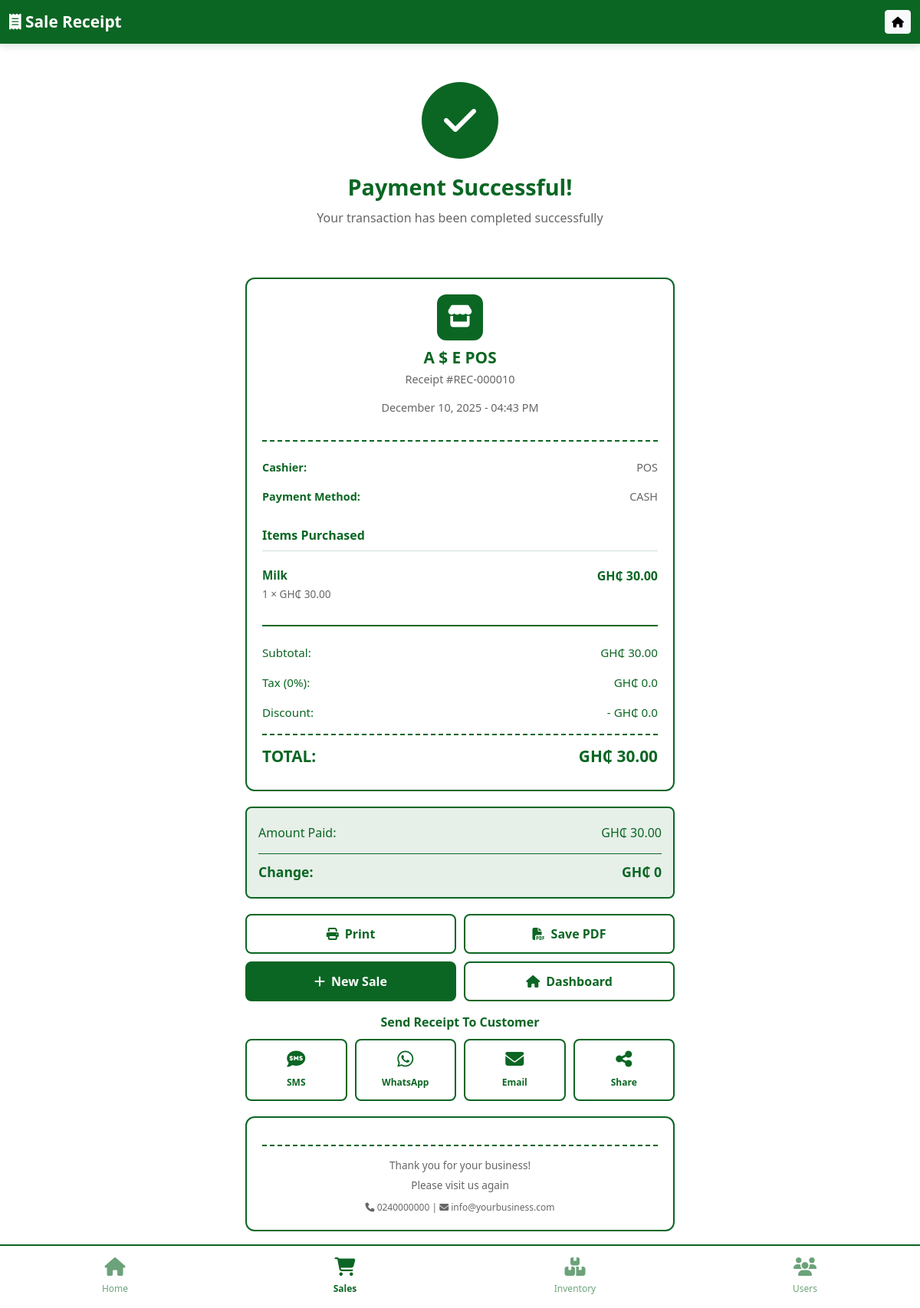
/sales/receipt/10/, run on the app's committed database.
### user/models.py (models this page shows, shortened)
class Receipt(models.Model):
    sale = models.OneToOneField(Sales, on_delete=models.CASCADE)
    receipt_number = models.CharField(max_length=50, unique=True)
    issued_at = models.DateTimeField(auto_now_add=True)
    class Meta:
        db_table = 'receipt'

class Sales(models.Model):
    sales_id = models.AutoField(primary_key=True)
    PAYMENT_CHOICES = [
        ('cash', 'Cash'),
        ('mtn', 'MTN Mobile Money'),
        ('airtel', 'AirtelTigo Money'),
        ('vodafone', 'Vodafone Cash'),
        ('card', 'Card'),
    ]
    RECEIPT_CHOICES = [
        ('none', 'No Receipt'),
        ('sms', 'SMS'),
        ('whatsapp', 'WhatsApp'),
        ('email', 'Email'),
        ('print', 'Print PDF'),
    ]
    total_amount = models.DecimalField(max_digits=10, decimal_places=2, default=0.00)
    amount_paid = models.DecimalField(max_digits=10, decimal_places=2, null=True, blank=True)
    payment_method = models.CharField(max_length=20, choices=PAYMENT_CHOICES, default='cash')
    receipt_method = models.CharField(max_length=20, choices=RECEIPT_CHOICES, default='none')
    sale_date = models.DateTimeField(auto_now_add=True)
    class Meta:
        db_table = 'sales'
        verbose_name_plural = 'Sales'
    @property
    def subtotal(self):
        return self.total_amount
    @property
    def tax(self):
        return 0.00
    @property
    def discount(self):
        return 0.00
    @property
    def total(self):
        return self.total_amount
    @property
    def change(self):
        if self.amount_paid:
            return max(0, float(self.amount_paid) - float(self.total_amount))
        return 0.00

class SaleItem(models.Model):
    sale = models.ForeignKey(Sales, related_name="items", on_delete=models.CASCADE)
    product = models.ForeignKey(Product, on_delete=models.PROTECT)
    quantity = models.IntegerField()
    unit_price = models.DecimalField(max_digits=10, decimal_places=2)
    class Meta:
        db_table = 'sale_item'
    @property
    def total_price(self):
        return self.quantity * self.unit_price
    @property
    def product_name(self):
        return self.product.name

class Product(models.Model):
    name = models.CharField(max_length=200)
    category = models.ForeignKey(Category, on_delete=models.PROTECT)
    description = models.TextField(blank=True)
    price = models.DecimalField(max_digits=10, decimal_places=2)
    cost_price = models.DecimalField(max_digits=10, decimal_places=2, null=True, blank=True)
    stock = models.IntegerField(default=0)
    min_stock = models.IntegerField(default=10)
    sku = models.CharField(max_length=50, blank=True)
    created_at = models.DateTimeField(auto_now_add=True)
    stock_level = models.CharField(max_length=50, blank=True, choices=[
        ('In Stock', 'In Stock'),
        ('Low Stock', 'Low Stock'),
        ('Out of Stock', 'Out of Stock'),
    ], default='In Stock')
    class Meta:
        db_table = 'product'

### user/views.py (the view)
# urls.py: path('sales/receipt/<int:sale_id>/', views.checkout, name='checkout'),  # Show receipt
def checkout(request, sale_id=None):
    if sale_id:
        sale = get_object_or_404(Sales, sales_id=sale_id)
    else:
        sale = Sales.objects.latest('sale_date') if Sales.objects.exists() else None
    if not sale:
        messages.error(request, 'No sale found!')
        return redirect('new_sale')
    receipt, created = Receipt.objects.get_or_create(sale=sale)
    cashier_name = 'POS Operator'
    if hasattr(request, 'user') and request.user.is_authenticated:
        try:
            user = User.objects.get(username=request.user.username)
            cashier_name = f"{user.first_name} {user.last_name}"
        except User.DoesNotExist:
            pass
    context = {
        'sale': sale,
        'receipt': receipt,
        'business_name': 'A $ E POS',
        'users': {'first_name': cashier_name.split()[0] if cashier_name else 'POS'},
    }
    return render(request, 'checkout.html', context)

### templates/checkout.html (shortened to what this page needs)
{% load static %}
<!DOCTYPE html>
<html lang="en">
<head>
    <link href="https://cdn.jsdelivr.net/npm/bootstrap@5.3.0/dist/css/bootstrap.min.css" rel="stylesheet">
    <link rel="stylesheet" href="https://cdnjs.cloudflare.com/ajax/libs/font-awesome/6.4.0/css/all.min.css">
</head>
<body>
    <nav class="navbar navbar-dark">
        <div class="container-fluid">
            <a class="navbar-brand" href="#">
                <i class="fas fa-receipt"></i> Sale Receipt
            </a>
            <button class="btn btn-sm btn-light" onclick="window.location.href='{% url 'dashboard' %}'">
                <i class="fas fa-home"></i>
            </button>
        </div>
    </nav>
    <div class="checkout-container">
        <div class="success-animation">
            <div class="success-icon">
                <i class="fas fa-check"></i>
            </div>
            <h1 class="success-title">Payment Successful!</h1>
            <p class="success-message">Your transaction has been completed successfully</p>
        </div>
        <div class="receipt-card" id="receiptContent">
            <div class="receipt-header">
                <div class="receipt-logo">
                    <i class="fas fa-store"></i>
                </div>
                <h2 class="business-name">{{ business_name }}</h2>
                <p class="receipt-number">Receipt #{{ receipt.receipt_number }}</p>
                <p class="receipt-number">{{ receipt.issued_at|date:"F d, Y - h:i A" }}</p>
            </div>
            <div class="receipt-info">
                <div class="info-row">
                    <span class="info-label">Cashier:</span>
                    <span>{{ users.first_name }}</span>
                </div>
                <div class="info-row">
                    <span class="info-label">Payment Method:</span>
                    <span>{{ sale.payment_method|upper }}</span>
                </div>
            </div>
            <div class="items-section">
                <div class="section-title">Items Purchased</div>
                {% for item in sale.items.all %}
                <div class="item-row">
                    <div class="item-details">
                        <div class="item-name">{{ item.product_name }}</div>
                        <div class="item-qty-price">{{ item.quantity }} × GH₵ {{ item.unit_price }}</div>
                    </div>
                    <div class="item-total">GH₵ {{ item.total_price }}</div>
                </div>
                {% endfor %}
            </div>
            <div class="totals-section">
                <div class="total-row">
                    <span>Subtotal:</span>
                    <span>GH₵ {{ sale.subtotal }}</span>
                </div>
                <div class="total-row">
                    <span>Tax (0%):</span>
                    <span>GH₵ {{ sale.tax }}</span>
                </div>
                <div class="total-row">
                    <span>Discount:</span>
                    <span>- GH₵ {{ sale.discount }}</span>
                </div>
                <div class="total-row grand-total">
                    <span>TOTAL:</span>
                    <span>GH₵ {{ sale.total }}</span>
                </div>
            </div>
        </div>
        {% if sale.payment_method == 'cash' %}
        <div class="payment-info">
            <div class="payment-row">
                <span>Amount Paid:</span>
                <span>GH₵ {{ sale.amount_paid }}</span>
            </div>
            <div class="payment-row change">
                <span>Change:</span>
                <span>GH₵ {{ sale.change }}</span>
            </div>
        </div>
        {% endif %}
        <div class="action-buttons">
            <button class="btn-action" onclick="window.print()">
                <i class="fas fa-print"></i> Print
            </button>
            <button class="btn-action" onclick="downloadPDF()">
                <i class="fas fa-file-pdf"></i> Save PDF
            </button>
            <a href="{% url 'new_sale' %}" class="btn-action primary">
                <i class="fas fa-plus"></i> New Sale
            </a>
            <a href="{% url 'dashboard' %}" class="btn-action">
                <i class="fas fa-home"></i> Dashboard
            </a>
        </div>
        <div class="share-options">
            <div class="share-title">Send Receipt To Customer</div>
            <div class="share-buttons">
                <button class="btn-share" onclick="sendSMS()">
                    <i class="fas fa-sms"></i>
                    <span>SMS</span>
                </button>
                <button class="btn-share" onclick="sendWhatsApp()">
                    <i class="fab fa-whatsapp"></i>
                    <span>WhatsApp</span>
                </button>
                <button class="btn-share" onclick="sendEmail()">
                    <i class="fas fa-envelope"></i>
                    <span>Email</span>
                </button>
                <button class="btn-share" onclick="shareReceipt()">
                    <i class="fas fa-share-alt"></i>
                    <span>Share</span>
                </button>
            </div>
        </div>
        <div class="receipt-card">
            <div class="receipt-footer">
                <p style="margin: 0;">Thank you for your business!</p>
                <p style="margin: 5px 0 0 0;">Please visit us again</p>
                <p style="margin: 10px 0 0 0; font-size: 0.75rem;">
                    <i class="fas fa-phone"></i> 0240000000 |
                    <i class="fas fa-envelope"></i> info@yourbusiness.com
                </p>
            </div>
        </div>
    </div>
    <div class="bottom-nav">
        <a href="{% url 'dashboard' %}" class="nav-item">
            <i class="fas fa-home"></i>
            <span>Home</span>
        </a>
        <a href="{% url 'new_sale' %}" class="nav-item active">
            <i class="fas fa-shopping-cart"></i>
            <span>Sales</span>
        </a>
        <a href="{% url 'inventory' %}" class="nav-item">
            <i class="fas fa-boxes"></i>
            <span>Inventory</span>
        </a>
        <a href="{% url 'users' %}" class="nav-item">
            <i class="fas fa-users"></i>
            <span>Users</span>
        </a>
    </div>
</body>
</html>

### data on the page
Receipt: receipt_number "REC-000010", issued_at "December 10, 2025 - 04:43 PM"
Sales: payment_method "CASH", subtotal "30.00", tax "0.0", discount "0.0", total "30.00", amount_paid "30.00", change "0"
SaleItem: product_name "Milk", quantity "1", unit_price "30.00", total_price "30.00"

### other printed values
{{ business_name }} "A $ E POS"
{{ users.first_name }} "POS"
